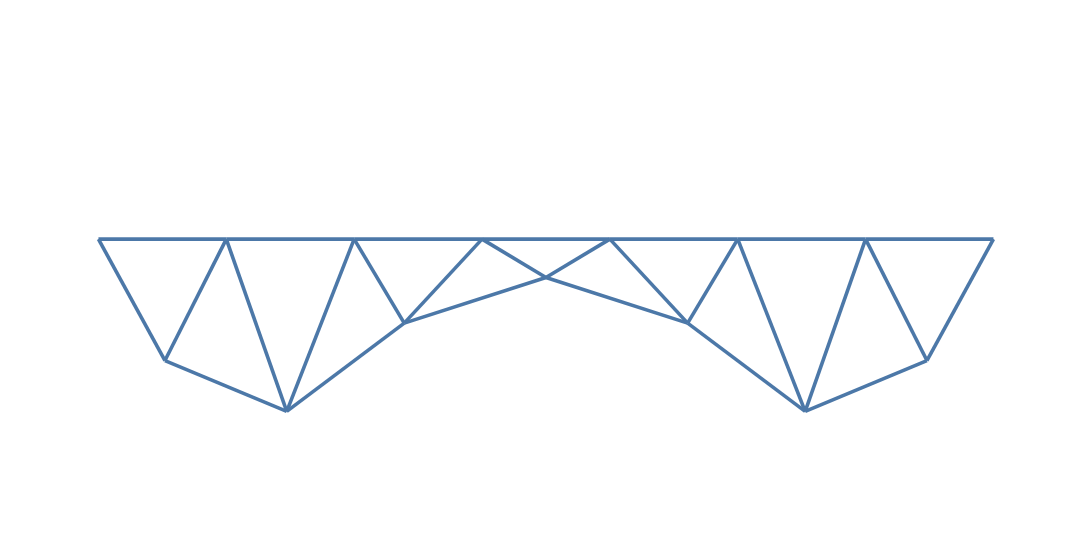
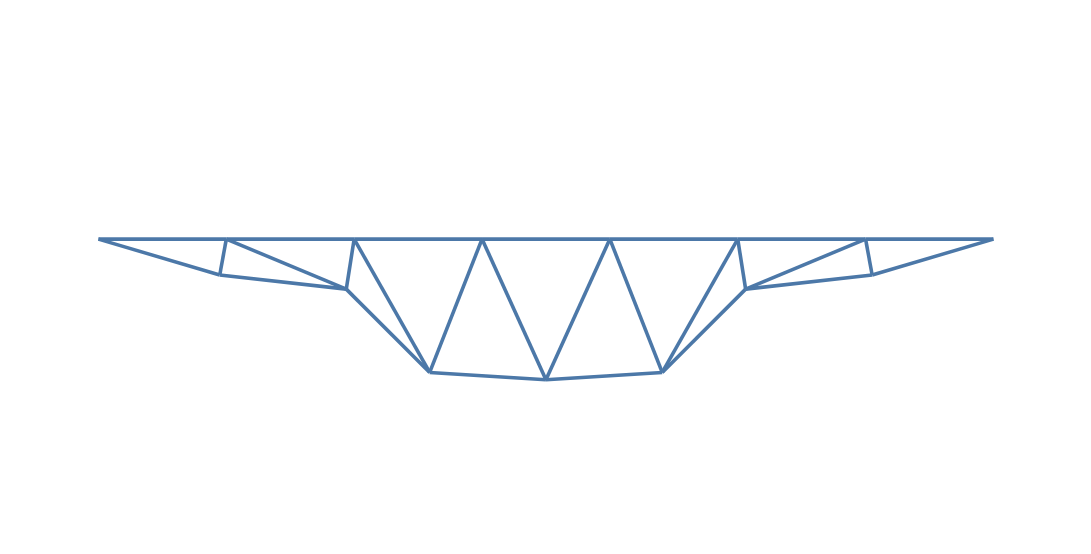
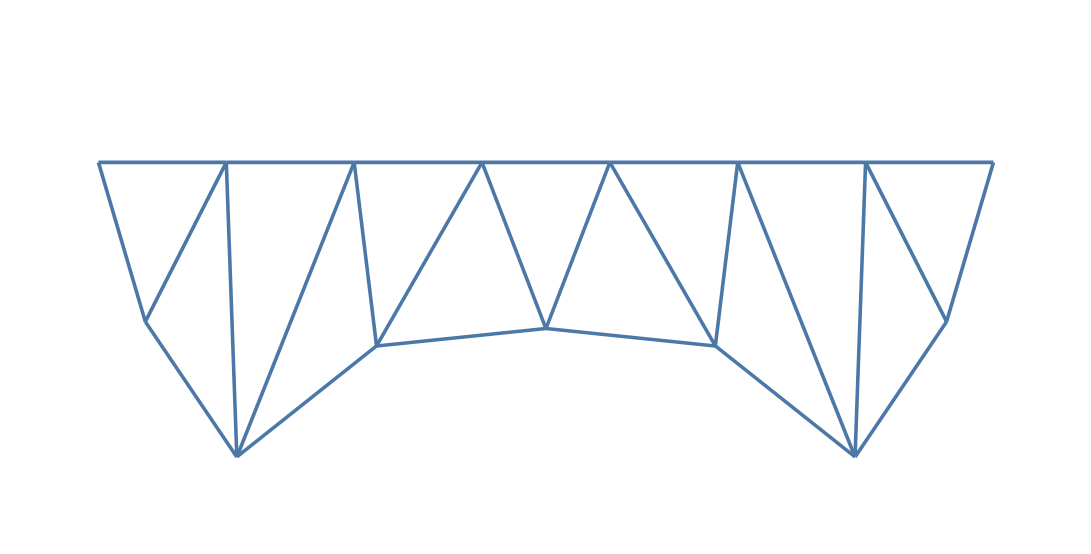
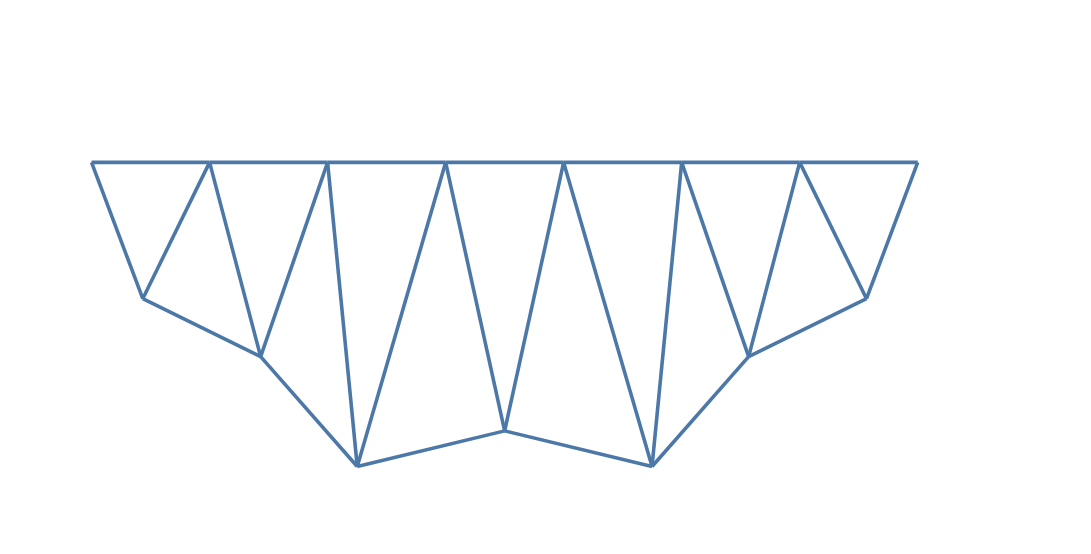

Notebook source saved alongside these figures, in order:
### Code cell
modelDir = 'data/2D_Truss_v1.3/conmech/design_7_N_5'
allGraphs = loadConmechGraphs(modelDir, nodeDims=[0,2], supportDims=[0,2], loadDims=[2])

for g in allGraphs:
    display(plotTruss(g))
